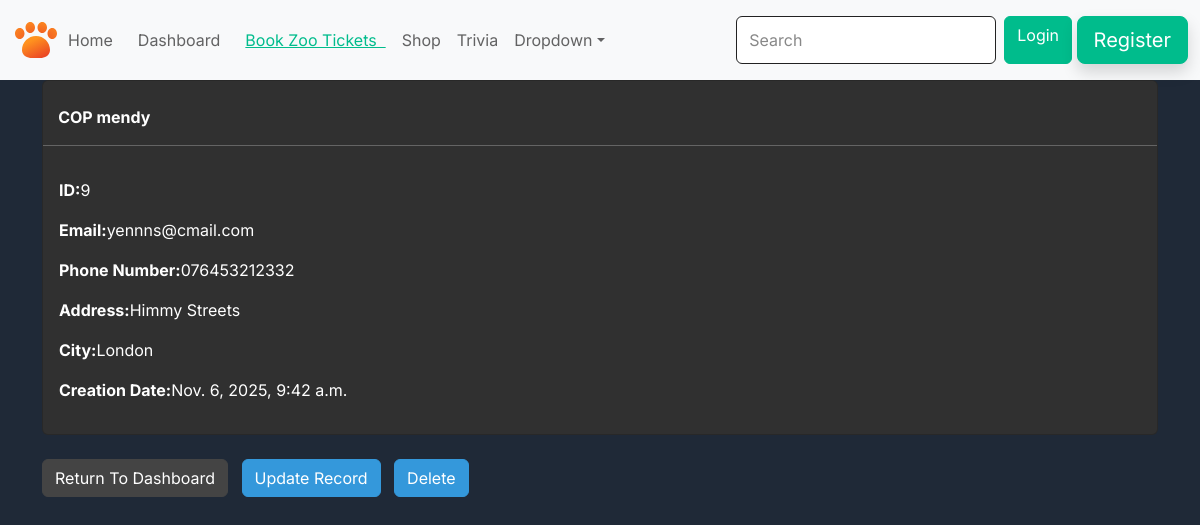
Screenshot of /view_record/9/ (signed in) with the database file from the repository.
### website/models.py (models this page shows, shortened)
class Record(models.Model):  # Model for the record in dashboard
    first_name = models.CharField(max_length=100)
    last_name = models.CharField(max_length=100)
    email = models.CharField(max_length=100)
    phone = models.CharField(max_length=15)
    address = models.CharField(max_length=100)
    city = models.CharField(max_length=50)
    creation_date = models.DateTimeField(auto_now_add=True)

### website/views.py (the view)
# urls.py: path('view_record/<int:pk>/', views.view_record,name="view_record"),
@login_required(login_url='my-login')
def view_record(request,pk):
    one_record = Record.objects.get(id=pk)
    context = {'record':one_record}
    return render(request, 'pages/view-record.html', context=context)

### website/template/pages/view-record.html (shortened to what this page needs)
{% extends "pages/base.html" %}
{% block content %}
    <div class="card">
        <strong>
            <br>
            {{record.last_name|upper}}
            {{record.first_name}}
        </strong>
        <hr>
        <div class="card-body">
            <p> <strong>ID:</strong>{{record.id}}</p>
            <p> <strong>Email:</strong>{{record.email}}</p>
            <p> <strong>Phone Number:</strong>{{record.phone}}</p>
            <p> <strong>Address:</strong>{{record.address}}</p>
            <p> <strong>City:</strong>{{record.city}}</p>
            <p> <strong>Creation Date:</strong>{{record.creation_date}}</p>
        </div>
    </div>
    <br>
    <a href="{% url 'dashboard' %}" class="btn btn-secondary"> Return To Dashboard </a>
    <a href="{% url 'update-record' record.id %}" class="btn btn-info"> Update Record</a>
    <a  href="{% url 'delete-record' record.id %}" class="btn btn-info"> Delete</a>
{% endblock %}

### static/css/trivia.css (style rules this page uses)
:root { --primary-color: #10b981; --dark-bg: #1f2937; --card-bg: #374151; --text-light: #f3f4f6; }
body { font-family: 'Inter', sans-serif; background-color: var(--dark-bg); color: var(--text-light); }

### rows the page displays
Record: last_name "COP", first_name "mendy", id "9", email "yennns@cmail.com", phone "076453212332", address "Himmy Streets", city "London", creation_date "Nov. 6, 2025, 9:42 a.m."
